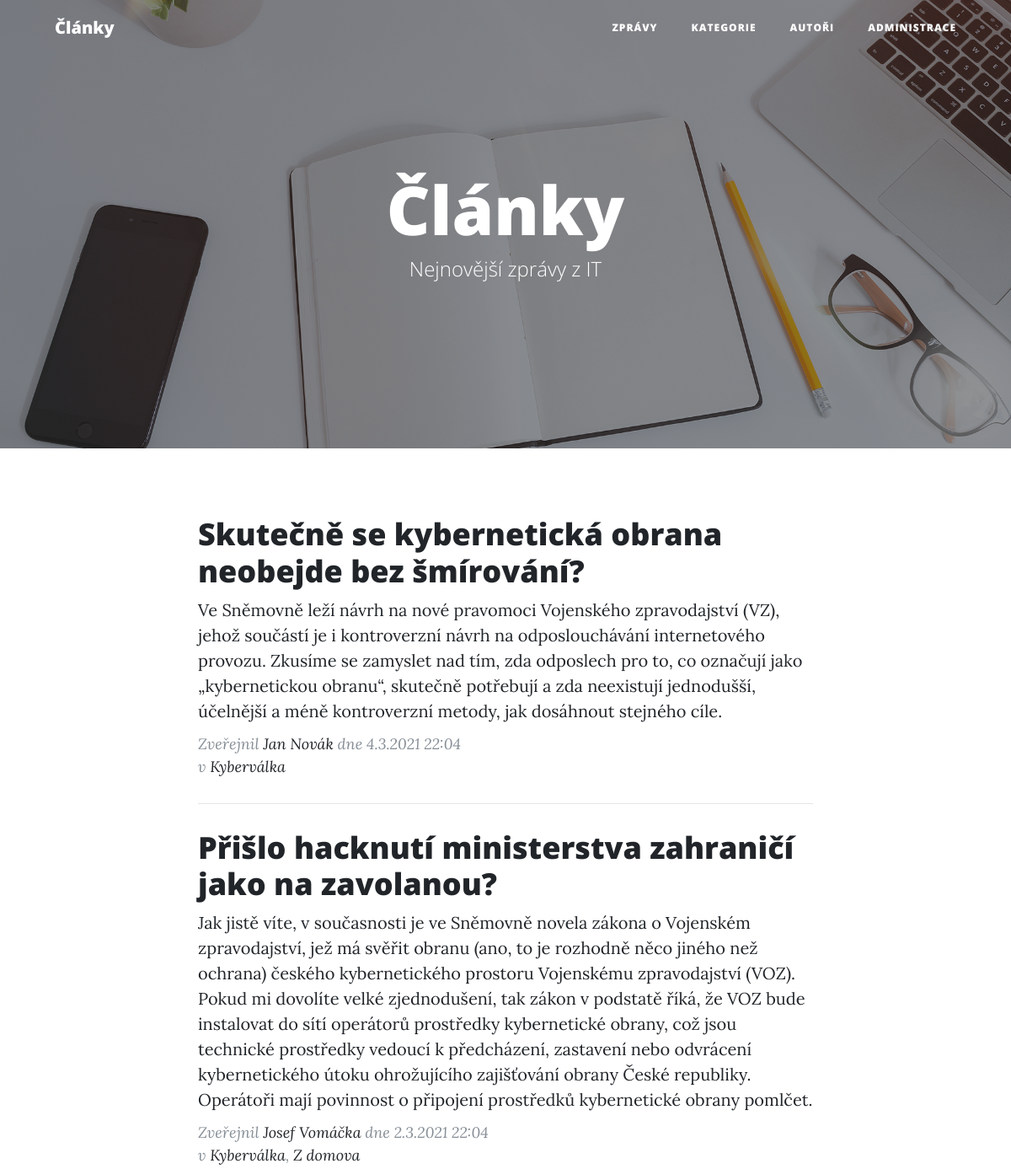
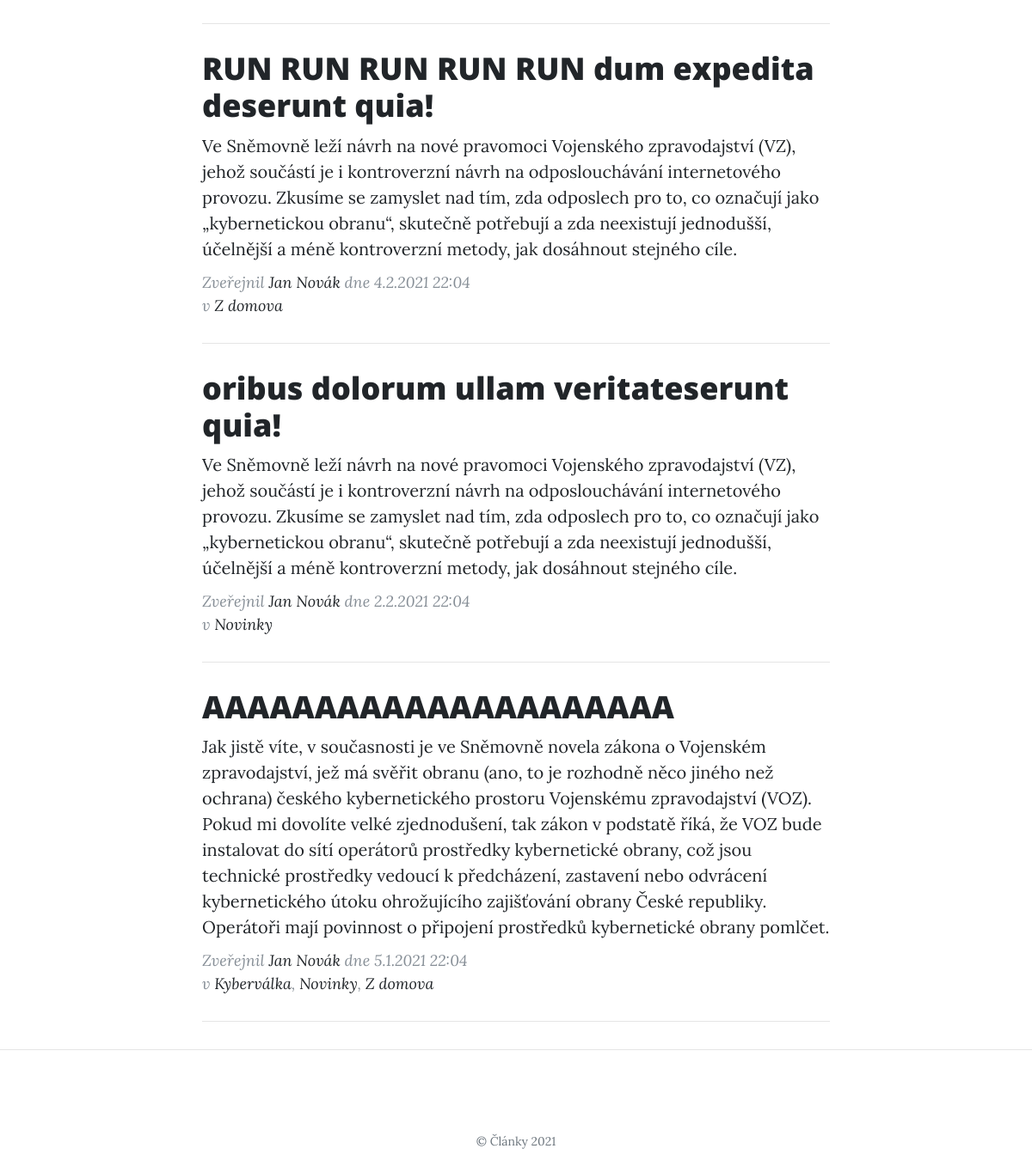
The page / on the database its author committed (2 pictures, top to bottom).
### tables this page shows
CREATE TABLE `article` (
  `id` int(10) UNSIGNED NOT NULL,
  `user_id` int(10) UNSIGNED DEFAULT NULL,
  `title` varchar(150) NOT NULL,
  `perex` text NOT NULL,
  `text` text NOT NULL,
  `created_at` datetime NOT NULL DEFAULT current_timestamp(),
  `published` tinyint(1) NOT NULL DEFAULT 0
);

CREATE TABLE `user` (
  `id` int(10) UNSIGNED NOT NULL,
  `email` varchar(50) NOT NULL,
  `password` varchar(64) NOT NULL,
  `name` varchar(30) NOT NULL
);

CREATE TABLE `category` (
  `id` int(10) UNSIGNED NOT NULL,
  `name` varchar(50) NOT NULL
);

### php/Application.php (called while the page is built, shortened)
<?php
class Application
{
    public static function loadModel($className)
    {
        $filename = "./php/model/" . $className . ".php";
    }
}

### php/model/Database.php (called while the page is built, shortened)
<?php
class Database
{
    private $conn;
    public function __construct()
    {
        $this->conn = new PDO(sprintf("mysql:host=%s;dbname=%s", self::HOST, self::DBNAME), self::USER, self::PASS, [
            PDO::ATTR_ERRMODE => PDO::ERRMODE_EXCEPTION
        ]);
        $this->conn->query("set names utf8");
    }
    public function select($sql, $params = [])
    {
        $stmt = $this->execute($sql, $params);
        return $stmt->fetchAll();
    }
    private function execute($sql, $params = [])
    {
        $stmt = $this->conn->prepare($sql);
        $stmt->execute($params);
        return $stmt;
    }
}

### index.php (called while the page is built, shortened)
<?php
require_once "./php/Application.php";
$db = new Database();
$ar = new ArticleRepository($db);
$articles = $ar->getArticlesLast5();
include "./php/templates/article_list.php";

### php/model/BaseRepository.php (called while the page is built, shortened)
<?php
abstract class BaseRepository
{
    public function __construct(Database $db)
    {
        $this->db = $db;
    }
}

### php/model/ArticleRepository.php (called while the page is built, shortened)
<?php
class ArticleRepository extends BaseRepository
{
    public function getArticlesLast5()
    {
        $sql = "
            select
                article.*,
                user.name as user_name
            from article
                left join user on article.user_id = user.id
            where published = 1
            order by created_at desc
            limit 5
        ";
        $articles = $this->db->select($sql);
        return $this->addCategories($articles);
    }
    private function addCategories($articles)
    {
        $cr = new CategoryRepository($this->db);
        foreach ($articles as $key => $article) {
            $articles[$key]["categories"] = $cr->getCategoriesArticle($article["id"]);
        }
        return $articles;
    }
}

### php/model/CategoryRepository.php (called while the page is built, shortened)
<?php
class CategoryRepository extends BaseRepository
{
    public function getCategoriesArticle($article_id)
    {
        $sql = "
            select
                category.*
            from category
                inner join article_category on article_category.category_id = category.id
            where article_category.article_id = :article_id
        ";
        $params = [
            ":article_id" => $article_id
        ];
        $categories = $this->db->select($sql, $params);
        return $categories;
    }
}

### php/templates/article_list.php (called while the page is built)
<?php
include "./php/partials/document_start.php";
include "./php/partials/article_list.php";
include "./php/partials/document_end.php";

### php/partials/article_meta.php (the view)
<p class="article-meta">Zveřejnil
  <a href="<?= "user.php?id=" . $article["user_id"] ?>"><?= $article["user_name"] ?></a>
  dne <?= date_format(date_create($article["created_at"]), "j.n.Y G:i") ?>
  <br>
  <?php
  if (count($article["categories"]) !== 0) {
    $category_anchors = $article["categories"];
    array_walk($category_anchors, function (&$category) {
      $category = "<a href=\"category.php?id=" . $category["id"] . "\">" . $category["name"] . "</a>";
    });
    echo "v " . join(", ", $category_anchors);
  }
  ?>
</p>

### php/partials/article_list.php
<?php
foreach ($articles as $article) {
    if ($article["published"] == 1) {
        include "./php/partials/article_preview.php";
    }
}

### php/partials/article_preview.php
<div class="article-preview">
  <a href="<?= "article.php?id=" . $article["id"] ?>">
    <h2 class="article-title">
      <?= $article["title"] ?>
    </h2>
    <p class="article-subtitle">
      <?= $article["perex"] ?>
    </p>
  </a>
  <?php include "./php/partials/article_meta.php"; ?>
</div>
<hr>

### css/clean-blog.css (style rules this page uses)
body { font-size: 20px; color: #212529; font-family: "Lora", "Times New Roman", serif; }
p { line-height: 1.5; margin: 30px 0; }
p a { text-decoration: underline; }
h1, h2, h3, h4, h5, h6 { font-weight: 800; font-family: "Open Sans", "Helvetica Neue", Helvetica, Arial, sans-serif; }
a { color: #212529; transition: all 0.2s; }
.article-preview > a { color: #212529; }
.article-preview > a > .article-title { font-size: 30px; margin-top: 30px; margin-bottom: 10px; }
.article-preview > a > .article-subtitle { font-weight: 300; margin: 0 0 10px; }
.article-meta { font-size: 18px; font-style: italic; margin-top: 0; color: #868e96; }
.article-meta > a { text-decoration: none; color: #212529; }
@media only screen and (min-width: 768px) { .article-preview > a > .article-title { font-size: 36px; } }

### rows shown on the page
article: title "Skutečně se kybernetická obrana neobejde bez šmírování?", perex "Ve Sněmovně leží návrh na nové pravomoci Vojenského zpravodajství (VZ), jehož součástí je i kontroverzní návrh na odposlouchávání internetového provozu. Zkusíme se zamyslet nad tím, zda odposlech pro to, co označují jako „kybernetickou obranu“, skutečně potřebují a zda neexistují jednodušší, účelnější a méně kontroverzní metody, jak dosáhnout stejného cíle.", user.name "Jan Novák", created_at "4.3.2021 22:04"
category: name "Kyberválka"
article: title "Přišlo hacknutí ministerstva zahraničí jako na zavolanou?", perex "Jak jistě víte, v současnosti je ve Sněmovně novela zákona o Vojenském zpravodajství, jež má svěřit obranu (ano, to je rozhodně něco jiného než ochrana) českého kybernetického prostoru Vojenskému zpravodajství (VOZ). Pokud mi dovolíte velké zjednodušení, tak zákon v podstatě říká, že VOZ bude instalovat do sítí operátorů prostředky kybernetické obrany, což jsou technické prostředky vedoucí k předcházení, zastavení nebo odvrácení kybernetického útoku ohrožujícího zajišťování obrany České republiky. Operátoři mají povinnost o připojení prostředků kybernetické obrany pomlčet.", user.name "Josef Vomáčka", created_at "2.3.2021 22:04", category_anchors ","
category: name "Z domova"
article: title "RUN RUN RUN RUN RUN dum expedita deserunt quia!", perex "Ve Sněmovně leží návrh na nové pravomoci Vojenského zpravodajství (VZ), jehož součástí je i kontroverzní návrh na odposlouchávání internetového provozu. Zkusíme se zamyslet nad tím, zda odposlech pro to, co označují jako „kybernetickou obranu“, skutečně potřebují a zda neexistují jednodušší, účelnější a méně kontroverzní metody, jak dosáhnout stejného cíle.", user.name "Jan Novák", created_at "4.2.2021 22:04"
article: title "oribus dolorum ullam veritateserunt quia!", perex "Ve Sněmovně leží návrh na nové pravomoci Vojenského zpravodajství (VZ), jehož součástí je i kontroverzní návrh na odposlouchávání internetového provozu. Zkusíme se zamyslet nad tím, zda odposlech pro to, co označují jako „kybernetickou obranu“, skutečně potřebují a zda neexistují jednodušší, účelnější a méně kontroverzní metody, jak dosáhnout stejného cíle.", user.name "Jan Novák", created_at "2.2.2021 22:04"
category: name "Novinky"
article: title "AAAAAAAAAAAAAAAAAAAAA", perex "Jak jistě víte, v současnosti je ve Sněmovně novela zákona o Vojenském zpravodajství, jež má svěřit obranu (ano, to je rozhodně něco jiného než ochrana) českého kybernetického prostoru Vojenskému zpravodajství (VOZ). Pokud mi dovolíte velké zjednodušení, tak zákon v podstatě říká, že VOZ bude instalovat do sítí operátorů prostředky kybernetické obrany, což jsou technické prostředky vedoucí k předcházení, zastavení nebo odvrácení kybernetického útoku ohrožujícího zajišťování obrany České republiky. Operátoři mají povinnost o připojení prostředků kybernetické obrany pomlčet.", user.name "Jan Novák", created_at "5.1.2021 22:04", category_anchors ", ,"

### other values the page prints
$heading "Články"
$subheading "Nejnovější zprávy z IT"
